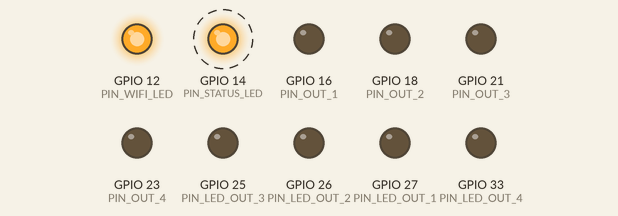
Simulated run of this program. Board: ESP32. On the bench: output pins drawn as LEDs (lit = HIGH). Dashed ring = blinking. WiFi joins after 1.5 s; servers stay silent unless stated; what the program prints to the serial monitor is not drawn.

Above: at 1.55 s.
Timing chart, 0 to 4.5 s (numbered marks = the images above):
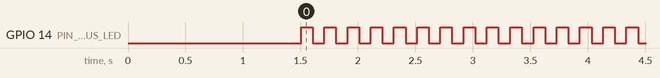

Measured:
- by itself, GPIO 14 (PIN_STATUS_LED): alternates HIGH for 0.10 s and LOW for 0.10 s

The program:

main.cpp
```cpp
#include <Arduino.h>
#include "fauxmoESP.h"

// Define o nome do dispositivo para facilitar a identificação na rede
#define DEVICE_NAME "ESP32-ALEXA"

// --- Constantes para os IDs dos dispositivos virtuais ---
#define ID_RELE1 "Relé 1"
#define ID_RELE2 "Relé 2"
#define ID_RELE3 "Relé 3"
#define ID_RELE4 "Relé 4"

// --- Constantes para os pinos GPIO ---
#define PIN_WIFI_LED 12
#define PIN_STATUS_LED 14

#define PIN_LED_OUT_1 27
#define PIN_LED_OUT_2 26
#define PIN_LED_OUT_3 25
#define PIN_LED_OUT_4 33

#define PIN_OUT_1 16
#define PIN_OUT_2 18
#define PIN_OUT_3 21
#define PIN_OUT_4 23

#define PIN_OUT_1_FEEDBACK 4
#define PIN_OUT_2_FEEDBACK 17
#define PIN_OUT_3_FEEDBACK 19
#define PIN_OUT_4_FEEDBACK 22

// --- Variáveis Globais ---
fauxmoESP fauxmo;

// --- Protótipos de Funções ---
void wifiSetup();
void set_out(uint8_t pin, bool state);

/**
 * @brief Função de configuração do Arduino.
 *
 * Inicializa a comunicação serial, configura os pinos GPIO,
 * conecta à rede Wi-Fi e configura os dispositivos virtuais com o FauxmoESP.
 */
void setup() {
  Serial.begin(115200);

  // --- Configuração dos pinos GPIO ---
  pinMode(PIN_WIFI_LED, OUTPUT);
  pinMode(PIN_STATUS_LED, OUTPUT);

  pinMode(PIN_LED_OUT_1, OUTPUT);
  pinMode(PIN_LED_OUT_2, OUTPUT);
  pinMode(PIN_LED_OUT_3, OUTPUT);
  pinMode(PIN_LED_OUT_4, OUTPUT);

  pinMode(PIN_OUT_1, OUTPUT);
  pinMode(PIN_OUT_2, OUTPUT);
  pinMode(PIN_OUT_3, OUTPUT);
  pinMode(PIN_OUT_4, OUTPUT);

  // --- Configuração da conexão Wi-Fi ---
  wifiSetup();
  digitalWrite(PIN_WIFI_LED, HIGH);

  // --- Configuração do FauxmoESP ---
  fauxmo.createServer(true);
  fauxmo.setPort(80);
  fauxmo.enable(true);

  // --- Adicionando dispositivos virtuais ---
  fauxmo.addDevice(ID_RELE1);
  fauxmo.addDevice(ID_RELE2);
  fauxmo.addDevice(ID_RELE3);
  fauxmo.addDevice(ID_RELE4);

  // --- Configuração do callback para quando um dispositivo virtual é acionado ---
  fauxmo.onSetState([](unsigned char device_id, const char * device_name, bool state, unsigned char value) {
    Serial.printf("[MAIN] Device #%d (%s) state: %s value: %d\n", device_id, device_name, state ? "ON" : "OFF", value);

    if (strcmp(device_name, ID_RELE1) == 0) {
      set_out(PIN_OUT_1, state);
      set_out(PIN_LED_OUT_1, state);
    } else if (strcmp(device_name, ID_RELE2) == 0) {
      set_out(PIN_OUT_2, state);
      set_out(PIN_LED_OUT_2, state);
    } else if (strcmp(device_name, ID_RELE3) == 0) {
      set_out(PIN_OUT_3, state);
      set_out(PIN_LED_OUT_3, state);
    } else if (strcmp(device_name, ID_RELE4) == 0) {
      set_out(PIN_OUT_4, state);
      set_out(PIN_LED_OUT_4, state);
    }
  });
}

/**
 * @brief Função de loop principal do Arduino.
 *
 * Gerencia as requisições do FauxmoESP e atualiza o LED de status.
 */
void loop() {
  fauxmo.handle();

  static unsigned long lastMillis = 0;
  if (millis() - lastMillis > 100) {
    lastMillis = millis();
    digitalWrite(PIN_STATUS_LED, !digitalRead(PIN_STATUS_LED));
  }
}

/**
 * @brief Função para configurar e conectar o ESP32 à rede Wi-Fi.
 *
 * Tenta se conectar à rede Wi-Fi com o SSID e senha especificados.
 * Se a conexão for bem-sucedida, imprime informações sobre a rede na serial.
 */
void wifiSetup() {
  WiFi.mode(WIFI_STA);
  WiFi.begin("SEU_SSID", "SUA_SENHA"); // Substitua pelo seu SSID e senha

  while (WiFi.status() != WL_CONNECTED) {
    Serial.print(".");
    delay(100);
  }

  Serial.println("\nConexão Wi-Fi estabelecida!");
  Serial.printf("SSID: %s\n", WiFi.SSID().c_str());
  Serial.printf("Endereço IP: %s\n", WiFi.localIP().toString().c_str());
}

/**
 * @brief Define o estado de um pino GPIO.
 *
 * @param pin Número do pino GPIO.
 * @param state Estado desejado do pino (HIGH ou LOW).
 */
void set_out(uint8_t pin, bool state) {
  digitalWrite(pin, state);
}
```
